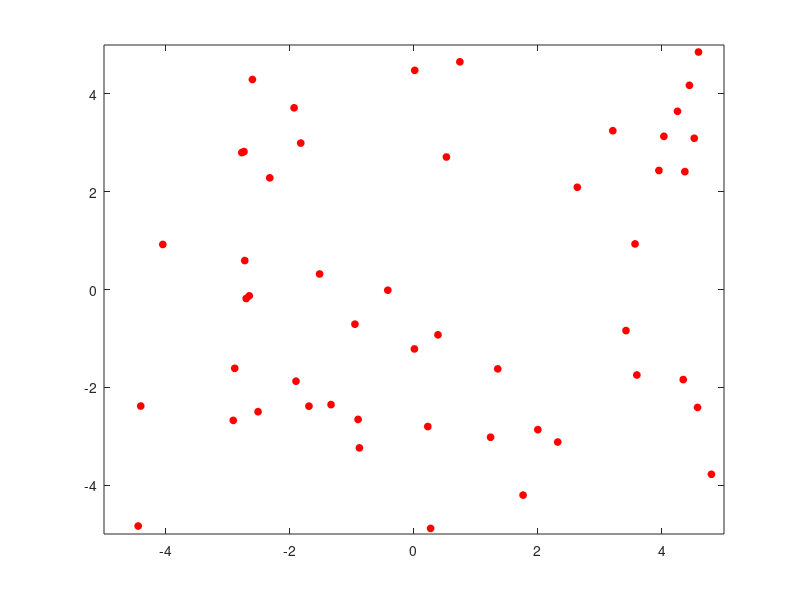

This chart was generated by the following MATLAB code:
n = 50;
XY = 10 * rand(2,n) - 5;
for i=1:n
    plot(XY(1,i),XY(2,i),'or','MarkerSize',5,'MarkerFaceColor','r')
    axis([-5 5 -5 5])
    hold on;
    pause(.1)
end